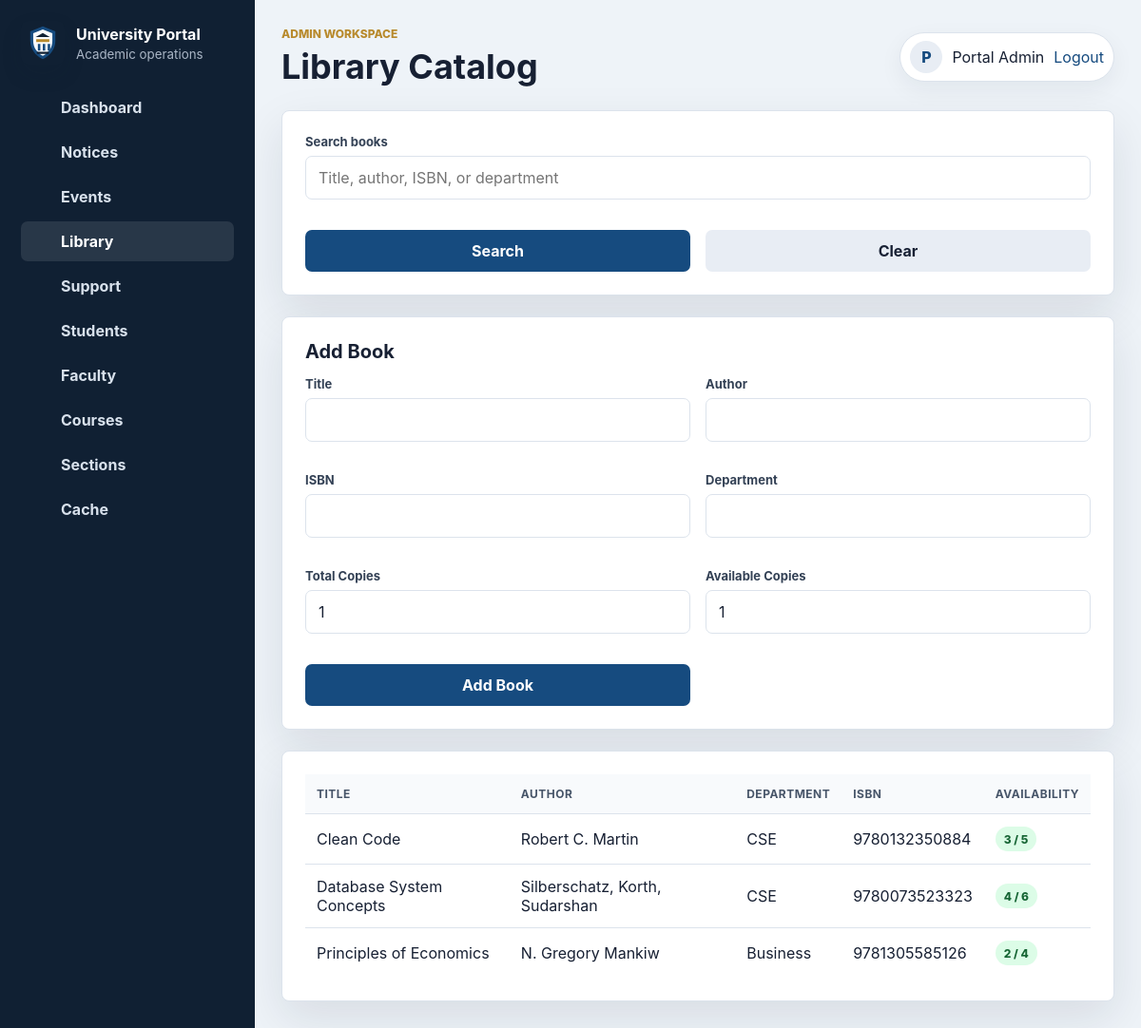
Page /library.php (signed in) on the committed database.
### tables this page shows
CREATE TABLE `library_books` (
  `book_id` int(11) NOT NULL AUTO_INCREMENT,
  `title` varchar(180) NOT NULL,
  `author` varchar(140) NOT NULL,
  `isbn` varchar(40) DEFAULT NULL,
  `department` varchar(100) DEFAULT NULL,
  `total_copies` int(11) NOT NULL DEFAULT 1,
  `available_copies` int(11) NOT NULL DEFAULT 1,
  `created_at` timestamp NOT NULL DEFAULT current_timestamp(),
  PRIMARY KEY (`book_id`)
);

### library.php (the view, shortened to what this page needs)
<?php
require_once __DIR__ . '/app.php';
$search = trim($_GET['q'] ?? '');
if ($search !== '') {
    $books = cached_fetch_all('library', 'SELECT * FROM library_books WHERE title LIKE ? OR author LIKE ? OR department LIKE ? OR isbn LIKE ? ORDER BY title', ["%$search%", "%$search%", "%$search%", "%$search%"]);
} else {
    $books = cached_fetch_all('library', 'SELECT * FROM library_books ORDER BY title');
}
?>
<section class="panel">
    <form method="GET" class="form-grid">
        <div class="field full">
            <label>Search books</label>
            <input name="q" value="<?php echo h($search); ?>" placeholder="Title, author, ISBN, or department">
        </div>
        <button type="submit">Search</button>
        <a class="btn secondary" href="library.php">Clear</a>
    </form>
</section>
<?php if ($_SESSION['role'] === 'admin') { ?>
<section class="panel">
    <div class="section-heading">
        <h2>Add Book</h2>
    </div>
    <form method="POST" class="form-grid">
        <div class="field">
            <label>Title</label>
            <input name="title" required>
        </div>
        <div class="field">
            <label>Author</label>
            <input name="author" required>
        </div>
        <div class="field">
            <label>ISBN</label>
            <input name="isbn">
        </div>
        <div class="field">
            <label>Department</label>
            <input name="department">
        </div>
        <div class="field">
            <label>Total Copies</label>
            <input type="number" name="total_copies" min="1" value="1" required>
        </div>
        <div class="field">
            <label>Available Copies</label>
            <input type="number" name="available_copies" min="0" value="1" required>
        </div>
        <button type="submit">Add Book</button>
    </form>
</section>
<?php } ?>
<section class="panel">
    <div class="table-wrap">
        <table>
            <tr>
                <th>Title</th>
                <th>Author</th>
                <th>Department</th>
                <th>ISBN</th>
                <th>Availability</th>
            </tr>
            <?php foreach ($books as $book) { ?>
                <tr>
                    <td><?php echo h($book['title']); ?></td>
                    <td><?php echo h($book['author']); ?></td>
                    <td><?php echo h($book['department']); ?></td>
                    <td><?php echo h($book['isbn']); ?></td>
                    <td><span class="badge <?php echo (int) $book['available_copies'] > 0 ? 'success' : 'urgent'; ?>"><?php echo h($book['available_copies']); ?> / <?php echo h($book['total_copies']); ?></span></td>
                </tr>
            <?php } ?>
        </table>
    </div>
</section>

### style.css (style rules this page uses)
:root { --ink: #172033; --muted: #647084; --line: #dce3ec; --soft: #f5f7fb; --panel: #ffffff; --primary: #164b7f; --primary-strong: #0f355d; --accent: #b88a2d; --success: #1f7a55; --danger: #b42318; --shadow: 0 18px 48px rgba(23, 32, 51, .10); }
* { box-sizing: border-box; }
body { margin: 0; font-family: Inter, "Segoe UI", Arial, sans-serif; background: #eef3f8; color: var(--ink); }
a { color: var(--primary); text-decoration: none; }
.form-grid { display: grid; grid-template-columns: repeat(2, minmax(0, 1fr)); gap: 16px; }
.field { display: flex; flex-direction: column; gap: 7px; margin-bottom: 16px; }
.field.full { grid-column: 1 / -1; }
label { color: #334155; font-size: 13px; font-weight: 700; }
input, select, textarea, button { font: inherit; }
input, select, textarea { width: 100%; border: 1px solid var(--line); border-radius: 7px; background: white; color: var(--ink); padding: 12px 13px; outline: none; transition: border-color .18s ease, box-shadow .18s ease; }
.btn, button { display: inline-flex; align-items: center; justify-content: center; min-height: 44px; border: 0; border-radius: 7px; padding: 11px 16px; background: var(--primary); color: white; font-weight: 750; cursor: pointer; transition: transform .18s ease, background .18s ease, box-shadow .18s ease; }
.btn.secondary { background: #e8edf4; color: var(--ink); }
.success { margin: 0 0 18px; padding: 12px 14px; border-radius: 7px; background: #ecfdf3; color: var(--success); border: 1px solid #bbf7d0; font-weight: 700; }
.app-body { min-height: 100vh; }
.panel, .container { width: 100%; margin: 0 0 22px; padding: 24px; border: 1px solid var(--line); border-radius: 8px; background: white; box-shadow: var(--shadow); }
.section-heading { display: flex; justify-content: space-between; align-items: center; gap: 16px; margin-bottom: 14px; }
.section-heading h2 { margin: 0; font-size: 20px; }
.table-wrap { overflow-x: auto; }
table { width: 100%; border-collapse: collapse; }
th, td { padding: 13px 12px; border-bottom: 1px solid var(--line); text-align: left; vertical-align: middle; }
th { color: #475569; background: #f8fafc; font-size: 12px; letter-spacing: .04em; text-transform: uppercase; }
tr:last-child td { border-bottom: 0; }
.badge { display: inline-flex; align-items: center; min-height: 26px; padding: 0 9px; border-radius: 999px; background: #e8edf4; color: #334155; font-size: 12px; font-weight: 800; }
.badge.success, .badge.Present, .badge.Resolved, .badge.Paid, .badge.Approved { background: #dcfce7; color: #166534; border: 0; margin: 0; }

### rows in the picture
library_books: title "Clean Code", author "Robert C. Martin", department "CSE", isbn "9780132350884", available_copies "3", total_copies "5"
library_books: title "Database System Concepts", author "Silberschatz, Korth, Sudarshan", department "CSE", isbn "9780073523323", available_copies "4", total_copies "6"
library_books: title "Principles of Economics", author "N. Gregory Mankiw", department "Business", isbn "9781305585126", available_copies "2", total_copies "4"

### other values in the picture
$item[1] "Dashboard"
$item[1] "Notices"
$item[1] "Events"
$item[1] "Library"
$item[1] "Support"
$item[1] "Students"
$item[1] "Faculty"
$item[1] "Courses"
$item[1] "Sections"
$item[1] "Cache"
role_label($role) "ADMIN"
$title "Library Catalog"
$initials "P"
$name "Portal Admin"
